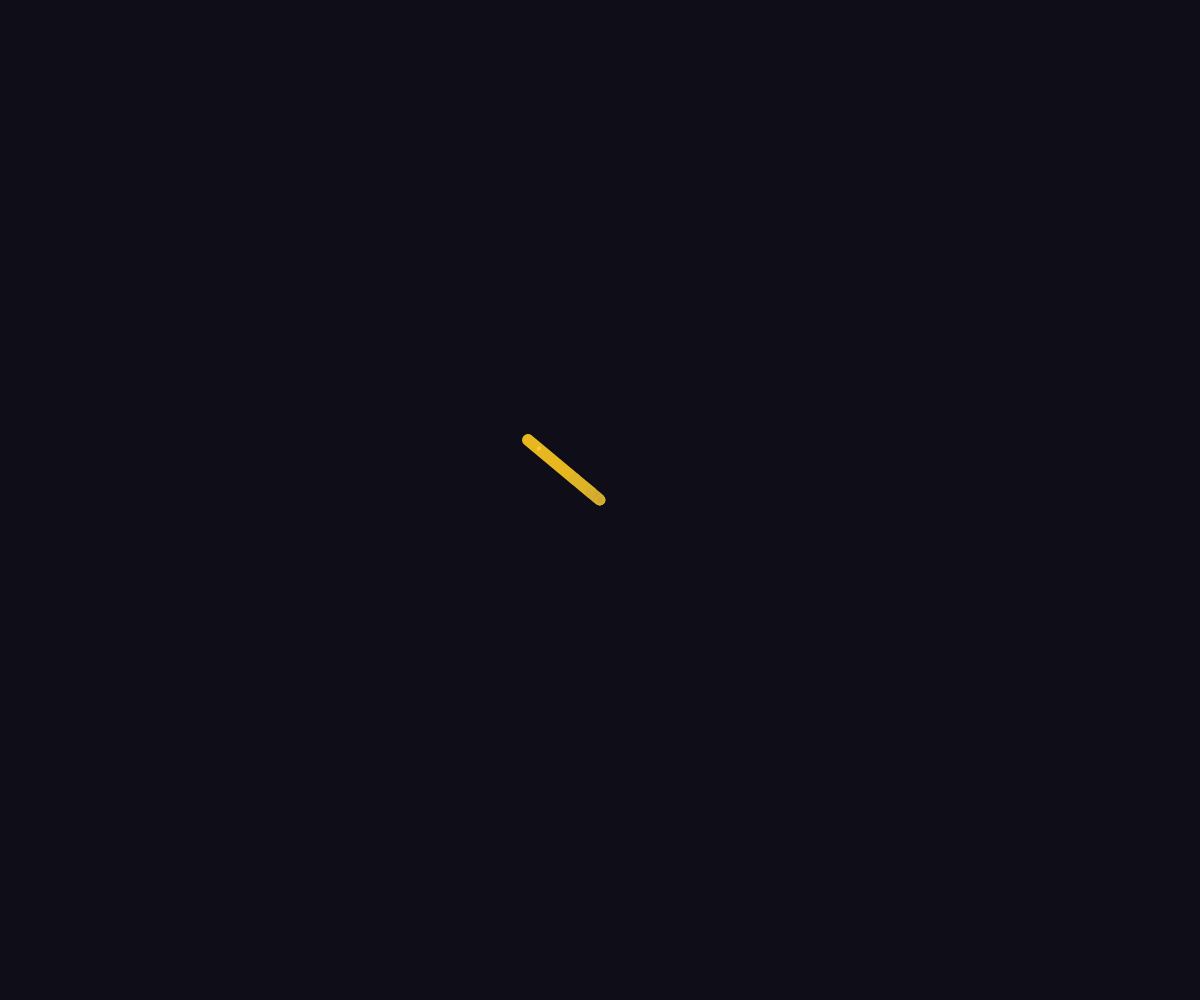
Frame 1 (no input)
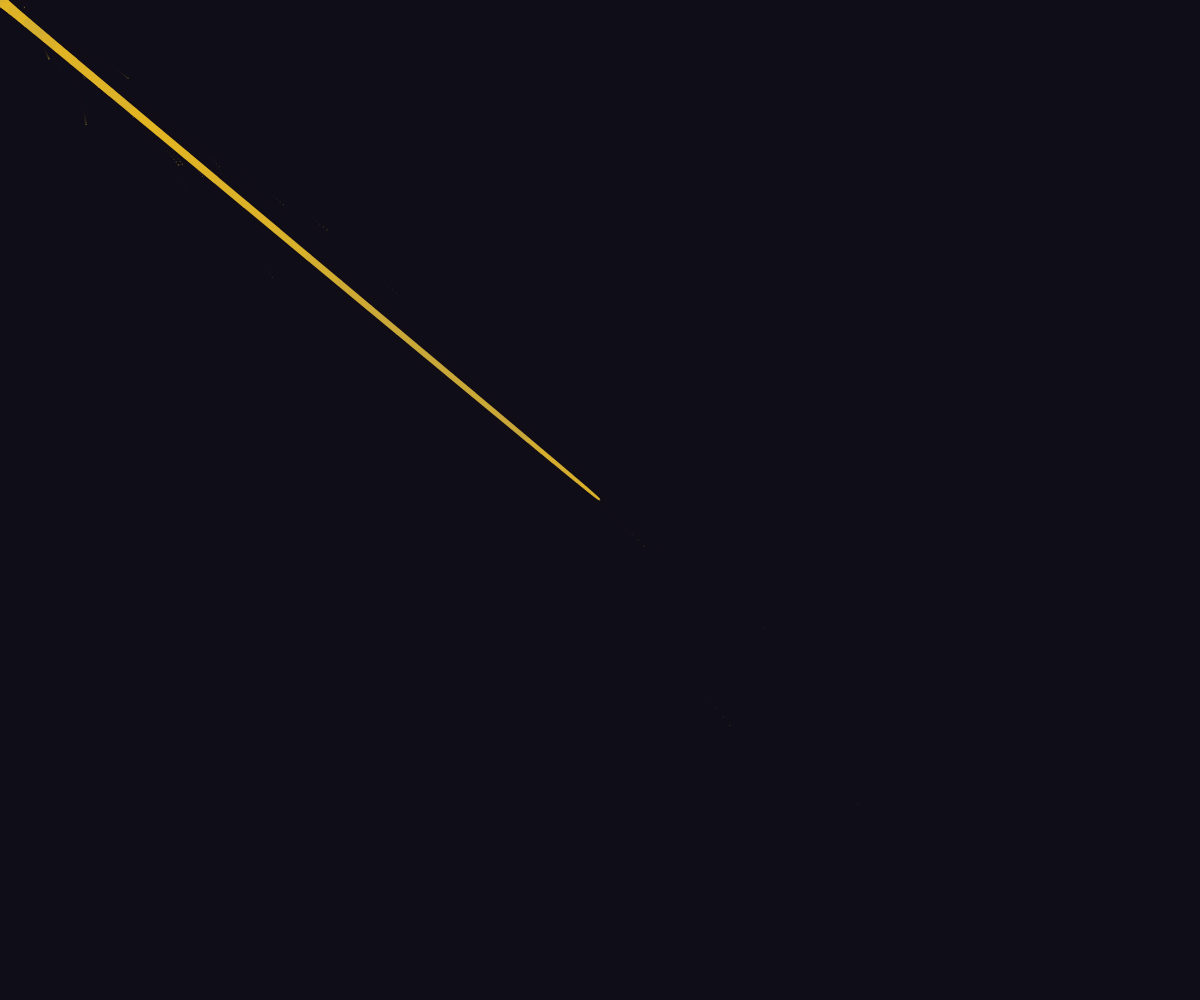
Frame 60 (no input)
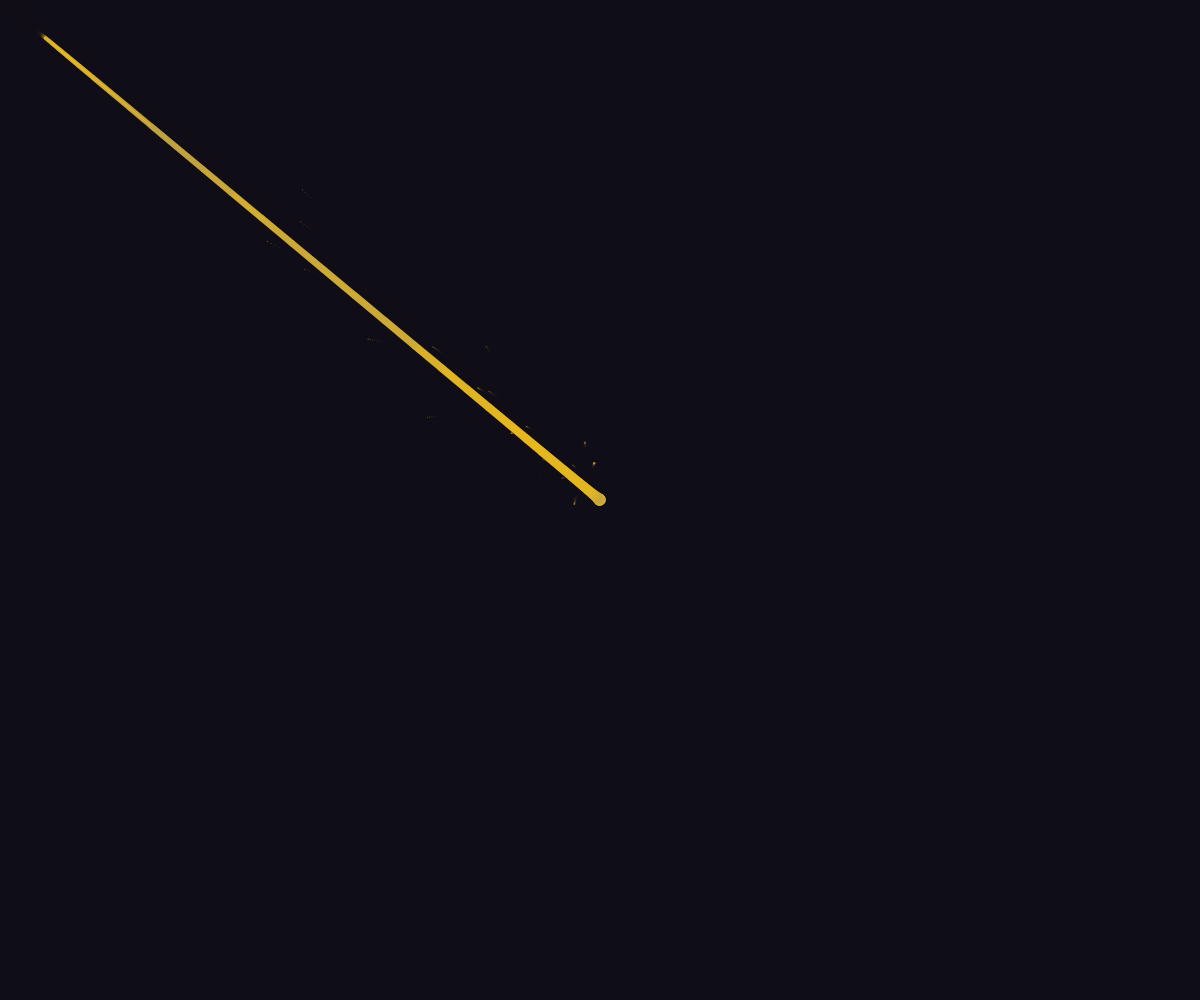
Frame 120 (the mouse pressed at the canvas centre since frame 60)

The p5.js sketch that drew these frames (run headless with seeded random() and noise() and a simulated clock; from frame 60 on, the mouse is pressed at the canvas centre):

// p5.js sketch
// ── sketch.js
const N = 55;             // number of ribbon segments
const FOLLOW = 0.35;      // how tightly each segment follows the previous one
let ribbon = [];
let particles = [];
let headX, headY, prevHeadX, prevHeadY;
let hasInteracted = false;

function setup() {
  createCanvas(windowWidth, windowHeight);
  colorMode(HSB, 360, 100, 100, 100);
  background(252, 45, 9);
  headX = width / 2;
  headY = height / 2;
  prevHeadX = headX;
  prevHeadY = headY;
  for (let i = 0; i < N; i++) ribbon.push({ x: headX, y: headY });
}

function windowResized() {
  resizeCanvas(windowWidth, windowHeight);
}

function mouseMoved() {
  hasInteracted = true;
}

function draw() {
  noStroke();
  fill(252, 45, 9, 40);
  rect(0, 0, width, height);

  // where the hand is heading 
  let targetX, targetY;
  if (hasInteracted) {
    targetX = mouseX;
    targetY = mouseY;
  } else {
    let t = frameCount * 0.02;
    targetX = width / 2 + cos(t * 1.3) * width * 0.22;
    targetY = height / 2 + sin(t * 2.1) * height * 0.18;
  }
  prevHeadX = headX;
  prevHeadY = headY;
  headX = lerp(headX, targetX, 0.12);
  headY = lerp(headY, targetY, 0.12);

  // each segment follows the one before it 
  ribbon[0].x = headX;
  ribbon[0].y = headY;
  for (let i = 1; i < N; i++) {
    ribbon[i].x = lerp(ribbon[i].x, ribbon[i - 1].x, FOLLOW);
    ribbon[i].y = lerp(ribbon[i].y, ribbon[i - 1].y, FOLLOW);
  }

  drawRibbon();
  emitSparkles();
  updateAndDrawSparkles();
}

function drawRibbon() {
  noFill();
  for (let i = 0; i < N - 1; i++) {
    let w = map(i, 0, N - 1, 12, 1);
    let shimmer = noise(i * 0.15, frameCount * 0.01);
    stroke(46, lerp(60, 100, shimmer), lerp(70, 100, shimmer));
    strokeWeight(w);
    line(ribbon[i].x, ribbon[i].y, ribbon[i + 1].x, ribbon[i + 1].y);
  }
}

function emitSparkles() {
  let speed = dist(headX, headY, prevHeadX, prevHeadY);
  if (speed < 1.2) return;
  let n = floor(map(speed, 1.2, 25, 1, 4, true));
  for (let i = 0; i < n; i++) {
    particles.push({
      x: headX,
      y: headY,
      vx: (prevHeadX - headX) * 0.15 + random(-1, 1),
      vy: (prevHeadY - headY) * 0.15 + random(-1.5, 0.5),
      life: random(40, 80)
    });
  }
}

function updateAndDrawSparkles() {
  noStroke();
  for (let i = particles.length - 1; i >= 0; i--) {
    let p = particles[i];
    p.vy += 0.03; // gravity
    p.x += p.vx;
    p.y += p.vy;
    p.life -= 1;
    if (p.life <= 0) {
      particles.splice(i, 1);
      continue;
    }
    fill(45, 80, 100, map(p.life, 0, 80, 0, 90));
    circle(p.x, p.y, map(p.life, 0, 80, 0, 4));
  }
}
